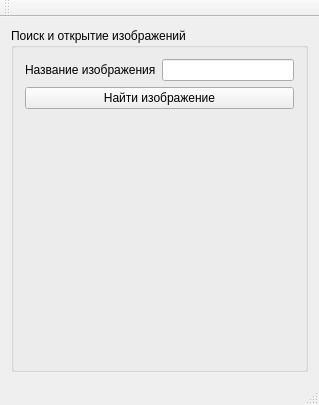
<?xml version="1.0" encoding="UTF-8"?>
<ui version="4.0">
 <class>MainWindow</class>
 <widget class="QMainWindow" name="MainWindow">
  <property name="geometry">
   <rect>
    <x>0</x>
    <y>0</y>
    <width>319</width>
    <height>405</height>
   </rect>
  </property>
  <property name="windowTitle">
   <string>ImageReader</string>
  </property>
  <widget class="QWidget" name="centralWidget">
   <layout class="QHBoxLayout" name="horizontalLayout_3">
    <item>
     <widget class="QGroupBox" name="groupBox">
      <property name="title">
       <string>Поиск и открытие изображений</string>
      </property>
      <layout class="QHBoxLayout" name="horizontalLayout_2">
       <item>
        <layout class="QVBoxLayout" name="verticalLayout">
         <item>
          <layout class="QHBoxLayout" name="horizontalLayout">
           <item>
            <widget class="QLabel" name="label">
             <property name="text">
              <string>Название изображения</string>
             </property>
            </widget>
           </item>
           <item>
            <widget class="QLineEdit" name="name"/>
           </item>
          </layout>
         </item>
         <item>
          <widget class="QPushButton" name="pushButton">
           <property name="text">
            <string>Найти изображение</string>
           </property>
          </widget>
         </item>
         <item>
          <spacer name="verticalSpacer">
           <property name="orientation">
            <enum>Qt::Vertical</enum>
           </property>
           <property name="sizeHint" stdset="0">
            <size>
             <width>20</width>
             <height>40</height>
            </size>
           </property>
          </spacer>
         </item>
        </layout>
       </item>
      </layout>
     </widget>
    </item>
   </layout>
  </widget>
  <widget class="QMenuBar" name="menuBar">
   <property name="geometry">
    <rect>
     <x>0</x>
     <y>0</y>
     <width>319</width>
     <height>26</height>
    </rect>
   </property>
  </widget>
  <widget class="QToolBar" name="mainToolBar">
   <attribute name="toolBarArea">
    <enum>TopToolBarArea</enum>
   </attribute>
   <attribute name="toolBarBreak">
    <bool>false</bool>
   </attribute>
  </widget>
  <widget class="QStatusBar" name="statusBar"/>
 </widget>
 <layoutdefault spacing="6" margin="11"/>
 <resources/>
 <connections/>
</ui>
